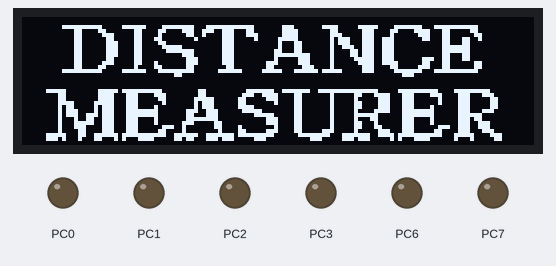
This program was run on a simulated ATmega8, built with avr-gcc and emulated at 16 MHz. Parts: 128×32 one-colour display, output pins drawn as LEDs (lit = HIGH). Wiring (inferred from the names in the program): SSD1306 OLED at I2C address 0x3C.

Above: at 0.1 s.

The program:

main.c
```c
#define F_CPU 16000000UL
#define __PROG_TYPES_COMPAT__

#include <avr/io.h>
#include <util/delay.h>
#include <avr/pgmspace.h>
#define add 0x78


const prog_uchar panel [] = {
	0x00, 0x00, 0x00, 0x00, 0x00, 0x00, 0x00, 0x00, 0x00, 0x00, 0x04, 0x04, 0x04, 0xFC, 0xFC, 0x04,
	0x04, 0x04, 0x04, 0x0C, 0x18, 0xF0, 0xF0, 0xC0, 0x00, 0x04, 0x04, 0x04, 0xFC, 0xFC, 0x04, 0x00,
	0x00, 0x20, 0x78, 0xCC, 0x84, 0x84, 0x84, 0x84, 0x0C, 0x1C, 0x1C, 0x20, 0x00, 0x18, 0x0C, 0x0C,
	0x04, 0x04, 0xFC, 0xFC, 0xFC, 0x04, 0x04, 0x04, 0x1C, 0x1C, 0x30, 0x00, 0x00, 0x00, 0x00, 0x00,
	0xE0, 0x3C, 0x3C, 0x3C, 0xF8, 0xC0, 0x00, 0x00, 0x00, 0x00, 0x00, 0x04, 0x04, 0xFC, 0x1C, 0x70,
	0xE0, 0xE0, 0x80, 0x00, 0x04, 0xFC, 0xFC, 0xFC, 0x04, 0x00, 0xE0, 0xE0, 0xF8, 0x0C, 0x04, 0x04,
	0x04, 0x04, 0x0C, 0x1C, 0x38, 0x38, 0x00, 0x04, 0x04, 0xFC, 0xFC, 0x84, 0x84, 0x84, 0xE4, 0xE4,
	0x0C, 0x1C, 0x30, 0x00, 0x00, 0x00, 0x00, 0x00, 0x00, 0x00, 0x00, 0x00, 0x00, 0x00, 0x00, 0x00,
	0x00, 0x00, 0x00, 0x00, 0x00, 0x00, 0x00, 0x00, 0x00, 0x00, 0x20, 0x20, 0x20, 0x3F, 0x3F, 0x20,
	0x20, 0x20, 0x20, 0x30, 0x18, 0x0F, 0x0F, 0x03, 0x00, 0x20, 0x20, 0x20, 0x3F, 0x2F, 0x20, 0x00,
	0x00, 0x18, 0x30, 0x20, 0x21, 0x21, 0x61, 0x61, 0x23, 0x3F, 0x3F, 0x0C, 0x00, 0x00, 0x00, 0x00,
	0x00, 0x20, 0x2F, 0x3F, 0x3F, 0x20, 0x20, 0x00, 0x00, 0x00, 0x00, 0x00, 0x20, 0x38, 0x38, 0x2F,
	0x23, 0x02, 0x02, 0x02, 0x23, 0x2F, 0x3E, 0x3E, 0x30, 0x20, 0x00, 0x20, 0x20, 0x3F, 0x20, 0x20,
	0x00, 0x00, 0x03, 0x07, 0x0C, 0x3F, 0x3F, 0x3F, 0x00, 0x00, 0x0F, 0x0F, 0x1F, 0x38, 0x20, 0x60,
	0x60, 0x60, 0x20, 0x30, 0x1C, 0x1C, 0x04, 0x20, 0x20, 0x3F, 0x3F, 0x21, 0x21, 0x21, 0x27, 0x27,
	0x20, 0x38, 0x18, 0x00, 0x00, 0x00, 0x00, 0x00, 0x00, 0x00, 0x00, 0x00, 0x00, 0x00, 0x00, 0x00,
	0x00, 0x00, 0x00, 0x00, 0x00, 0x00, 0x04, 0x04, 0x04, 0xFC, 0x3C, 0xE0, 0xE0, 0x80, 0x00, 0x00,
	0x00, 0x00, 0xE0, 0x3C, 0xFC, 0xFC, 0xFC, 0x04, 0x00, 0x04, 0xFC, 0xFC, 0xFC, 0x84, 0x84, 0x84,
	0x84, 0xCC, 0x1C, 0x38, 0x00, 0x00, 0x00, 0x00, 0x00, 0x80, 0x80, 0xF0, 0x1C, 0x7C, 0xF0, 0xF0,
	0x80, 0x00, 0x00, 0x00, 0x00, 0x00, 0x70, 0xF8, 0xCC, 0xCC, 0x84, 0x84, 0x0C, 0x1C, 0x1C, 0x38,
	0x00, 0x04, 0x04, 0x04, 0xFC, 0xFC, 0x04, 0x04, 0x00, 0x00, 0x04, 0x04, 0x04, 0xFC, 0x04, 0x04,
	0x04, 0x04, 0x04, 0xFC, 0x6C, 0x04, 0x04, 0x04, 0x8C, 0xF8, 0xF8, 0xF8, 0x00, 0x00, 0x04, 0xFC,
	0xFC, 0xFC, 0x84, 0x84, 0x84, 0x84, 0xCC, 0x0C, 0x38, 0x00, 0x00, 0x00, 0x04, 0xFC, 0xFC, 0xFC,
	0x04, 0x04, 0x04, 0x8C, 0x8C, 0xF8, 0x70, 0x00, 0x00, 0x00, 0x00, 0x00, 0x00, 0x00, 0x00, 0x00,
	0x00, 0x00, 0x00, 0x00, 0x00, 0x00, 0x60, 0x60, 0x60, 0x3F, 0x60, 0x01, 0x01, 0x0F, 0x7C, 0x3C,
	0x07, 0x07, 0x61, 0x60, 0x3F, 0x3F, 0x3F, 0x60, 0x00, 0x60, 0x3F, 0x3F, 0x3F, 0x61, 0x61, 0x61,
	0x61, 0x27, 0x30, 0x38, 0x08, 0x08, 0x60, 0x60, 0x3C, 0x67, 0x67, 0x22, 0x02, 0x02, 0x63, 0x63,
	0x6F, 0x3C, 0x60, 0x60, 0x60, 0x00, 0x38, 0x30, 0x20, 0x20, 0x61, 0x61, 0x61, 0x37, 0x37, 0x1E,
	0x00, 0x00, 0x00, 0x00, 0x1F, 0x3F, 0x20, 0x20, 0x60, 0x60, 0x60, 0x30, 0x30, 0x1F, 0x00, 0x00,
	0x60, 0x60, 0x60, 0x3F, 0x6D, 0x61, 0x61, 0x03, 0x0F, 0x38, 0x30, 0x30, 0x60, 0x00, 0x60, 0x3F,
	0x3F, 0x3F, 0x61, 0x61, 0x61, 0x61, 0x27, 0x30, 0x38, 0x08, 0x08, 0x00, 0x60, 0x3F, 0x3F, 0x3F,
	0x61, 0x03, 0x0F, 0x1C, 0x1C, 0x30, 0x60, 0x60, 0x00, 0x00, 0x00, 0x00, 0x00, 0x00, 0x00, 0x00
};

const prog_uchar clear [] = {
	0xF0, 0xF8, 0x3C, 0x0E, 0x07, 0x07, 0x03, 0x03, 0x03, 0x03, 0x03, 0x03, 0x03, 0x03, 0x03, 0x03,
	0x03, 0x03, 0x03, 0x03, 0x03, 0x03, 0x03, 0x03, 0x03, 0x03, 0x03, 0x03, 0x03, 0x03, 0x03, 0x03,
	0x03, 0x03, 0x03, 0x03, 0x03, 0x03, 0x03, 0x03, 0x03, 0x03, 0x03, 0x03, 0x03, 0x03, 0x03, 0x03,
	0x03, 0x03, 0x03, 0x03, 0x03, 0x03, 0x03, 0x03, 0x03, 0x03, 0x03, 0x03, 0x03, 0x03, 0x03, 0x03,
	0x03, 0x03, 0x03, 0x03, 0x03, 0x03, 0x03, 0x03, 0x03, 0x03, 0x03, 0x03, 0x03, 0x03, 0x03, 0x03,
	0x03, 0x03, 0x03, 0x03, 0x03, 0x03, 0x03, 0x03, 0x03, 0x03, 0x03, 0x03, 0x03, 0x03, 0x03, 0x03,
	0x03, 0x03, 0x03, 0x03, 0x03, 0x03, 0x03, 0x03, 0x03, 0x03, 0x03, 0x03, 0x03, 0x03, 0x03, 0x03,
	0x03, 0x03, 0x03, 0x03, 0x03, 0x03, 0x03, 0x03, 0x03, 0x03, 0x03, 0x07, 0x0E, 0x1E, 0xFC, 0xF8,
	0xFF, 0xFF, 0x00, 0x00, 0x00, 0x00, 0x00, 0x00, 0x00, 0x00, 0x00, 0x00, 0x00, 0x00, 0x00, 0x00,
	0x00, 0x00, 0x00, 0x00, 0x00, 0x00, 0x00, 0x00, 0x00, 0x00, 0x00, 0x00, 0x00, 0x00, 0x00, 0x00,
	0x00, 0x00, 0x00, 0x00, 0x00, 0x00, 0x00, 0x00, 0x00, 0x00, 0x00, 0x00, 0x00, 0x00, 0x00, 0x00,
	0x00, 0x00, 0x00, 0x00, 0x00, 0x00, 0x00, 0x00, 0x00, 0x00, 0x00, 0x00, 0x00, 0x00, 0x00, 0x00,
	0x00, 0x00, 0x00, 0x00, 0x00, 0x00, 0x00, 0x00, 0x00, 0x00, 0x00, 0x00, 0x00, 0x00, 0x00, 0x00,
	0x00, 0x00, 0x00, 0x00, 0x80, 0xC0, 0xE0, 0x70, 0x30, 0x30, 0x30, 0x30, 0x30, 0x60, 0xE0, 0xF0,
	0x00, 0x00, 0x30, 0x30, 0xF0, 0xF0, 0xE0, 0x70, 0x30, 0x10, 0x10, 0x30, 0xF0, 0xE0, 0xC0, 0x60,
	0x30, 0x30, 0x10, 0x30, 0x30, 0xE0, 0xC0, 0x00, 0x00, 0x00, 0x00, 0x00, 0x00, 0x00, 0xFF, 0xFF,
	0xFF, 0xFF, 0x00, 0x00, 0x00, 0x00, 0x00, 0x00, 0x00, 0x00, 0x00, 0x00, 0x00, 0x00, 0x00, 0x00,
	0x00, 0x00, 0x00, 0x00, 0x00, 0x00, 0x00, 0x00, 0x00, 0x00, 0x00, 0x00, 0x00, 0x00, 0x00, 0x00,
	0x00, 0x00, 0x00, 0x00, 0x00, 0x00, 0x00, 0x00, 0x00, 0x00, 0x00, 0x00, 0x00, 0x00, 0x00, 0x00,
	0x00, 0x00, 0x00, 0x00, 0x00, 0x00, 0x00, 0x00, 0x00, 0x00, 0x00, 0x00, 0x00, 0x00, 0x00, 0x00,
	0x00, 0x00, 0x00, 0x00, 0x00, 0x00, 0x00, 0x00, 0x00, 0x00, 0x00, 0x00, 0x00, 0x00, 0x00, 0x00,
	0x00, 0x00, 0x00, 0x0C, 0x3F, 0xFF, 0xE0, 0x80, 0x00, 0x00, 0x00, 0x00, 0x00, 0x80, 0xC1, 0xC1,
	0x40, 0x00, 0x00, 0x00, 0xFF, 0xFF, 0xFF, 0x00, 0x00, 0x00, 0x00, 0x00, 0x7E, 0xFF, 0xFF, 0x00,
	0x00, 0x00, 0x00, 0x00, 0x00, 0xFF, 0xFF, 0x00, 0x00, 0x00, 0x00, 0x00, 0x00, 0x00, 0xFF, 0xFF,
	0x0F, 0x3F, 0x7C, 0x70, 0xE0, 0xC0, 0xC0, 0xC0, 0xC0, 0xC0, 0xC0, 0xC0, 0xC0, 0xC0, 0xC0, 0xC0,
	0xC0, 0xC0, 0xC0, 0xC0, 0xC0, 0xC0, 0xC0, 0xC0, 0xC0, 0xC0, 0xC0, 0xC0, 0xC0, 0xC0, 0xC0, 0xC0,
	0xC0, 0xC0, 0xC0, 0xC0, 0xC0, 0xC0, 0xC0, 0xC0, 0xC0, 0xC0, 0xC0, 0xC0, 0xC0, 0xC0, 0xC0, 0xC0,
	0xC0, 0xC0, 0xC0, 0xC0, 0xC0, 0xC0, 0xC0, 0xC0, 0xC0, 0xC0, 0xC0, 0xC0, 0xC0, 0xC0, 0xC0, 0xC0,
	0xC0, 0xC0, 0xC0, 0xC0, 0xC0, 0xC0, 0xC0, 0xC0, 0xC0, 0xC0, 0xC0, 0xC0, 0xC0, 0xC0, 0xC0, 0xC0,
	0xC0, 0xC0, 0xC0, 0xC0, 0xC0, 0xC0, 0xC1, 0xC1, 0xC1, 0xC3, 0xC3, 0xC3, 0xC3, 0xC1, 0xC1, 0xC0,
	0xC0, 0xC0, 0xC1, 0xC1, 0xC1, 0xC1, 0xC1, 0xC1, 0xC1, 0xC0, 0xC1, 0xC1, 0xC1, 0xC1, 0xC1, 0xC1,
	0xC1, 0xC0, 0xC0, 0xC1, 0xC1, 0xC1, 0xC1, 0xC1, 0xC1, 0xC0, 0xC0, 0xC0, 0xE0, 0x70, 0x3F, 0x1F
};


void write(uint8_t com)
{
	TWCR=0xA4;	//Send START
	while (!(TWCR & (1<<TWINT)));

	TWDR=add;	//slave address + R/W
	TWCR=0x84;
	while (!(TWCR & (1<<TWINT)));

	TWDR=0x00;	//command ¸ðµå
	TWCR=0x84;
	while (!(TWCR & (1<<TWINT)));

	TWDR=com;	//data Ãâ·Â
	TWCR=0x84;
	while (!(TWCR & (1<<TWINT)));

	TWCR=0x94;	//Send STOP
}

void data_write(uint8_t data)
{
	TWCR=0xA4;	//Send START
	while (!(TWCR & (1<<TWINT)));

	TWDR=add;	//slave address + R/W
	TWCR=0x84;
	while (!(TWCR & (1<<TWINT)));

	TWDR=0x40;	//data ¸ðµå
	TWCR=0x84;
	while (!(TWCR & (1<<TWINT)));

	TWDR=data;	//data Ãâ·Â
	TWCR=0x84;
	while (!(TWCR & (1<<TWINT)));

	TWCR=0x94;	//Send STOP
}


void draw(const unsigned char *ch)
{
	unsigned char x,y;
	unsigned int i=0;

	for(y=0;y<4;y++)
	{
		write(0xb0+y);
		write(0x00);
		write(0x10);

		for(x=0;x<128;x++)
		{
			data_write(pgm_read_byte(&ch[i++]));
		}
	}
}


void oled_init(void)
{
	write(0xAE);   //display off
	write(0x20); //Set Memory Addressing Mode
	write(0x10); //00,Horizontal Addressing Mode;01,Vertical Addressing Mode;10,Page Addressing Mode (RESET);11,Invalid
	write(0xb0); //Set Page Start Address for Page Addressing Mode,0-7
	write(0xc8); //Set COM Output Scan Direction
	write(0x00);//---set low column address
	write(0x10);//---set high column address
	write(0x40);//--set start line address

	write(0x81);//--set contrast control register*
	write(0xFF);

	write(0xa1);//--set segment re-map 0 to 127
	write(0xa6);//--set normal display
	write(0xa8);//--set multiplex ratio(1 to 64)
	write(0x1F);//
	write(0xa4);//0xa4,Output follows RAM content;0xa5,Output ignores RAM content
	write(0xd3);//-set display offset
	write(0x00);//-not offset
	write(0xd5);//--set display clock divide ratio/oscillator frequency
	write(0xf0);//--set divide ratio
	write(0xd9);//--set pre-charge period

	write(0x22); //
	write(0xda);//--set com pins hardware configuration
	write(0x02);
	write(0xdb);//--set vcomh

	write(0x20);//0x20,0.77xVcc
	write(0x8d);//--set DC-DC enable
	write(0x14);//
	write(0xaf);//--turn on oled panel
}

int main(void)
{
	DDRC = 0xFF;
	TWBR = 12;	//(CPU_Clock/SCL_Clock) - 16)/2 = TWBR*(4^TWPS)
	TWSR = 0x00;

	oled_init();
	_delay_ms(50);

	draw(panel);
	_delay_ms(1000);

	draw(clear);

	while(1)
	{
		draw(panel);
		_delay_ms(50);
	}
}
```
